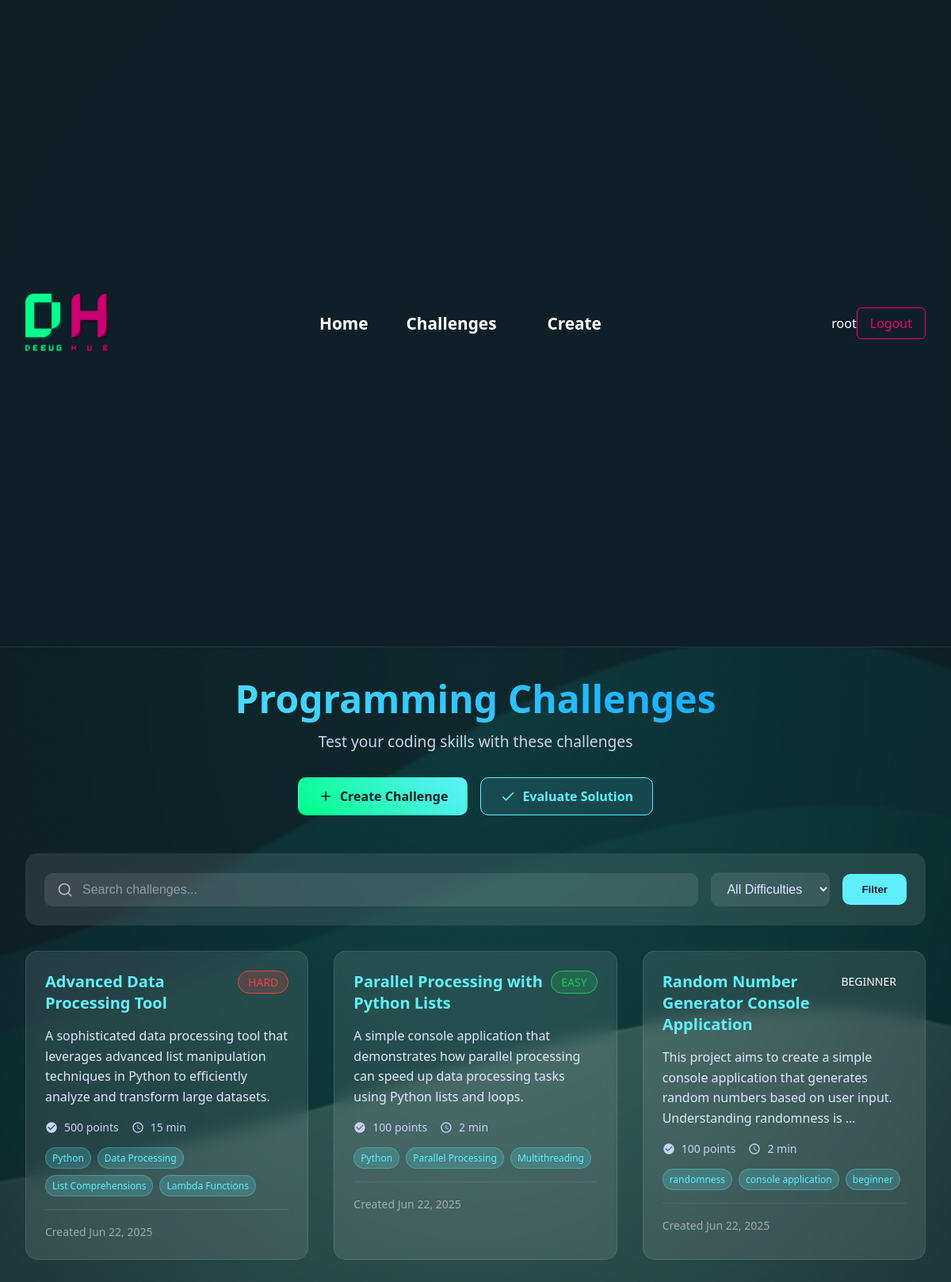
The page /tasks/ (signed in) on the database its author committed.
### tasks/models.py (models this page shows, shortened)
class Challenge(models.Model):
    DIFFICULTY_CHOICES = [
        ('easy', 'Easy'),
        ('medium', 'Medium'),
        ('hard', 'Hard'),
    ]
    STATUS_CHOICES = [
        ('active', 'Active'),
        ('inactive', 'Inactive'),
        ('archived', 'Archived'),
    ]
    title = models.CharField(max_length=200)
    description = models.TextField()
    difficulty = models.CharField(max_length=10, choices=DIFFICULTY_CHOICES, default='easy')
    status = models.CharField(max_length=10, choices=STATUS_CHOICES, default='active')
    created_by = models.ForeignKey(User, on_delete=models.CASCADE, related_name='created_challenges')
    created_at = models.DateTimeField(auto_now_add=True)
    updated_at = models.DateTimeField(auto_now=True)
    time_limit = models.IntegerField(help_text="Time limit in minutes", default=60)
    memory_limit = models.IntegerField(help_text="Memory limit in MB", default=256)
    sample_input = models.TextField(blank=True, help_text="Sample input for the problem")
    sample_output = models.TextField(blank=True, help_text="Expected output for the sample input")
    tags = models.CharField(max_length=200, blank=True, help_text="Comma-separated tags")
    points = models.IntegerField(default=100, help_text="Points awarded for solving this challenge")
    class Meta:
        ordering = ['-created_at']
    def get_tags_list(self):
        return [tag.strip() for tag in self.tags.split(',') if tag.strip()] if self.tags else []

### tasks/views.py (the view)
# urls.py: path('', views.challenge_list, name='challenge_list'),
@login_required
def challenge_list(request):
    challenges = Challenge.objects.filter(status='active')
    search_query = request.GET.get('search')
    if search_query:
        challenges = challenges.filter(
            Q(title__icontains=search_query) |
            Q(description__icontains=search_query) |
            Q(tags__icontains=search_query)
        )
    difficulty_filter = request.GET.get('difficulty')
    if difficulty_filter:
        challenges = challenges.filter(difficulty=difficulty_filter)
    paginator = Paginator(challenges, 12)  # Show 12 challenges per page
    page_number = request.GET.get('page')
    page_obj = paginator.get_page(page_number)
    user_submissions = {}
    if request.user.is_authenticated:
        from .models import Submission
        submissions = Submission.objects.filter(
            user=request.user,
            challenge__in=page_obj.object_list,
            is_best=True
        ).select_related('challenge')
        user_submissions = {
            submission.challenge.id: submission
            for submission in submissions
        }
    context = {
        'page_obj': page_obj,
        'search_query': search_query,
        'difficulty_filter': difficulty_filter,
        'difficulties': Challenge.DIFFICULTY_CHOICES,
        'user_submissions': user_submissions,
    }
    return render(request, 'tasks/challenge_list.html', context)

### templates/tasks/challenge_list.html (shortened to what this page needs)
{% extends 'base.html' %}
{% load static %}
{% load dict_extras %}
{% block content %}
<div class="challenges-container">
    <div class="challenges-header">
        <h1>Programming Challenges</h1>
        <p>Test your coding skills with these challenges</p>
        <div class="header-actions">
            <a href="/learning/challenge-creator/" class="create-btn">
                <svg class="icon" fill="currentColor" viewBox="0 0 24 24">
                    <path d="M19 13h-6v6h-2v-6H5v-2h6V5h2v6h6v2z"/>
                </svg>
                Create Challenge
            </a>
            <a href="/learning/solution-evaluator/" class="evaluate-btn">
                <svg class="icon" fill="currentColor" viewBox="0 0 24 24">
                    <path d="M9 16.17L4.83 12l-1.42 1.41L9 19 21 7l-1.41-1.41z"/>
                </svg>
                Evaluate Solution
            </a>
        </div>
    </div>
    <div class="filters-section">
        <form method="get" class="filters-form">
            <div class="search-container">
                <input type="text" name="search" placeholder="Search challenges..."
                       value="{{ search_query|default:'' }}" class="search-input">
                <svg class="search-icon" fill="currentColor" viewBox="0 0 24 24">
                    <path d="M21.71 20.29L18 16.61A9 9 0 1 0 16.61 18l3.68 3.68a1 1 0 0 0 1.42 0 1 1 0 0 0 0-1.39ZM11 18a7 7 0 1 1 7-7 7 7 0 0 1-7 7Z"/>
                </svg>
            </div>
            <div class="difficulty-filter">
                <select name="difficulty" class="difficulty-select">
                    <option value="">All Difficulties</option>
                </select>
            </div>
            <button type="submit" class="filter-btn">Filter</button>
        </form>
    </div>
    <div class="challenges-grid">
        {% for challenge in page_obj %}
            <div class="challenge-card">
                <div class="challenge-header">
                    <h3 class="challenge-title">
                        <a href="{% url 'tasks:challenge_detail' challenge.pk %}">{{ challenge.title }}</a>
                    </h3>
                    <div class="badges-container">
                        <span class="difficulty-badge difficulty-{{ challenge.difficulty }}">
                            {{ challenge.get_difficulty_display }}
                        </span>
                    </div>
                </div>
                <div class="challenge-body">
                    <p class="challenge-description">
                        {{ challenge.description|truncatewords:20 }}
                    </p>
                    <div class="challenge-meta">
                        <div class="meta-item">
                            <svg class="icon" fill="currentColor" viewBox="0 0 24 24">
                                <path d="M12 2C6.48 2 2 6.48 2 12s4.48 10 10 10 10-4.48 10-10S17.52 2 12 2zm-2 15l-5-5 1.41-1.41L10 14.17l7.59-7.59L19 8l-9 9z"/>
                            </svg>
                            <span>{{ challenge.points }} points</span>
                        </div>
                        <div class="meta-item">
                            <svg class="icon" fill="currentColor" viewBox="0 0 24 24">
                                <path d="M11.99 2C6.47 2 2 6.48 2 12s4.47 10 9.99 10C17.52 22 22 17.52 22 12S17.52 2 11.99 2zM12 20c-4.42 0-8-3.58-8-8s3.58-8 8-8 8 3.58 8 8-3.58 8-8 8z"/>
                                <path d="M12.5 7H11v6l5.25 3.15.75-1.23-4.5-2.67z"/>
                            </svg>
                            <span>{{ challenge.time_limit }} min</span>
                        </div>
                    </div>
                    {% if challenge.get_tags_list %}
                        <div class="challenge-tags">
                            {% for tag in challenge.get_tags_list %}
                                <span class="tag">{{ tag }}</span>
                            {% endfor %}
                        </div>
                    {% endif %}
                </div>
                <div class="challenge-footer">
                    <small class="created-date">Created {{ challenge.created_at|date:"M d, Y" }}</small>
                </div>
            </div>
        {% empty %}
            <div class="no-challenges">
                <h3>No challenges found</h3>
                <p>Try adjusting your search or filter criteria.</p>
            </div>
        {% endfor %}
    </div>
</div>
{% endblock %}

### templates/base.html (shortened to what this page needs)
{% load static %}
<!DOCTYPE html>
<html lang="en">
<head>
    <link rel="stylesheet" href="{% static 'style.css' %}">
</head>
<body>
    <nav class="navbar">
        <div class="container" style="max-width: 1200px; margin: 0 auto; display: flex; justify-content: space-between; align-items: center; padding: 0 2rem;">            <a href="{% url 'index' %}" class="navbar-brand">
                <img src="{% static 'images/logo.png' %}?v=2" alt="DebugHub" class="logo">
            </a>
            <ul class="nav-links">
                <li><a href="{% url 'index' %}" class="{% if request.resolver_match.url_name == 'index' %}active{% endif %}">Home</a></li>
                <li><a href="{% url 'tasks:challenge_list' %}" class="">Challenges</a></li>
                <li class="dropdown">
                    <a href="{% url 'users:challenge_creator' %}" class="dropdown-toggle">Create </a>
                </li>
            </ul>
            <div class="nav-icons">
                <div class="auth-container">
                    {% if user.is_authenticated %}
                        <div class="user-profile">
                            <span class="user-name">{{ user.username }}</span>
                            <a href="{% url 'logout' %}" class="auth-btn login-btn">Logout</a>
                        </div>
                    {% else %}
                        <div class="auth-buttons">
                            <a href="{% url 'login' %}" class="auth-btn login-btn">Login</a>
                            <a href="{% url 'register' %}" class="auth-btn register-btn">Register</a>
                        </div>
                    {% endif %}
                </div>
            </div>
        </div>
    </nav>
    {% block content %}
    {% endblock %}
</body>
</html>

### static/style.css (style rules this page uses)
* { margin: 0; padding: 0; box-sizing: border-box; }
body { font-family: 'Segoe UI', Tahoma, Geneva, Verdana, sans-serif; background: url('images/background.png') no-repeat center center fixed; background-size: cover; min-height: 100vh; color: #ffffff; overflow-x: hidden; }
body::before { content: ''; position: fixed; top: 0; left: 0; width: 100%; height: 100%; background: radial-gradient(ellipse at center, rgba(45, 83, 100, 0.3) 0%, rgba(15, 32, 39, 0.8) 100%); z-index: -1; }
.navbar { background: rgba(15, 32, 39, 0.95); backdrop-filter: blur(10px); border-bottom: 1px solid rgba(255, 255, 255, 0.1); padding: 0.5rem 0; }
.navbar-brand { font-size: 1.8rem; font-weight: bold; color: #ffffff !important; text-decoration: none; display: flex; align-items: center; }
.logo { height: 80px; width: auto; transition: transform 0.3s ease; }
.nav-links { display: flex; list-style: none; gap: 3rem; align-items: center; }
.nav-links a { color: #ffffff; text-decoration: none; font-weight: 600; font-size: 1.3rem; transition: color 0.3s ease; position: relative; }
.nav-icons { display: flex; gap: 1rem; align-items: center; }
.auth-container { display: flex; justify-content: center; align-items: center; height: 100vh; }
.auth-btn { padding: 0.5rem 1rem; border-radius: 6px; font-weight: 500; text-decoration: none; transition: all 0.3s ease; }
.login-btn { background: transparent; color: #f7006e; border: 1px solid #f7006e; }
.user-profile { display: flex; align-items: center; color: #ffffff; }
.user-name { font-weight: 500; }
.dropdown { position: relative; }
.dropdown-toggle { display: flex; align-items: center; gap: 0.5rem; padding: 0.5rem 1rem; text-decoration: none; color: #ffffff; transition: all 0.3s ease; }

### rows shown on the page
Challenge: title "Advanced Data Processing Tool", difficulty "HARD", description "A sophisticated data processing tool that leverages advanced list manipulation techniques in Python to efficiently analyze and transform large datasets.", points "500", time_limit "15", get_tags_list "Python" "Data Processing" "List Comprehensions" "Lambda Functions", created_at "Jun 22, 2025"
Challenge: title "Parallel Processing with Python Lists", difficulty "EASY", description "A simple console application that demonstrates how parallel processing can speed up data processing tasks using Python lists and loops.", points "100", time_limit "2", get_tags_list "Python" "Parallel Processing" "Multithreading", created_at "Jun 22, 2025"
Challenge: title "Random Number Generator Console Application", difficulty "BEGINNER", description "This project aims to create a simple console application that generates random numbers based on user input. Understanding randomness is …", points "100", time_limit "2", get_tags_list "randomness" "console application" "beginner", created_at "Jun 22, 2025"

### other values the page prints
{{ user.username }} "root"
